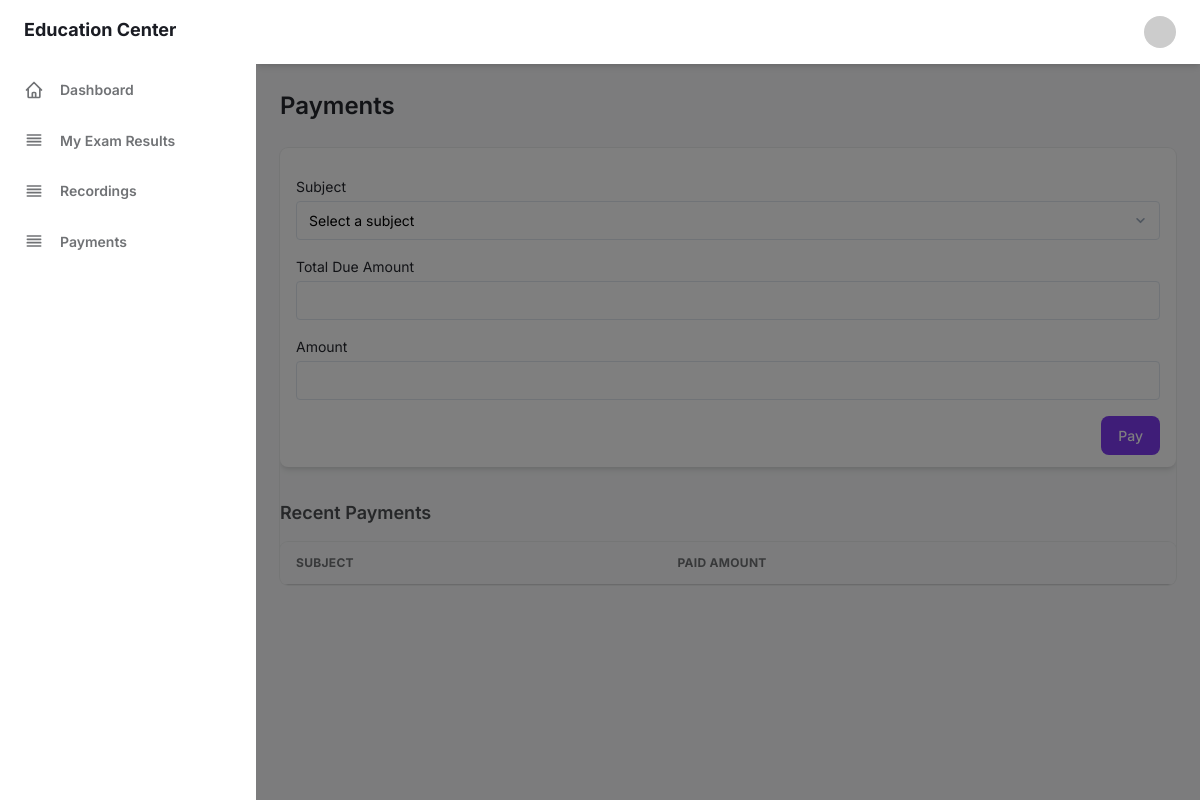
/do_payment.php (signed in), run on an earlier commit of the app's database.
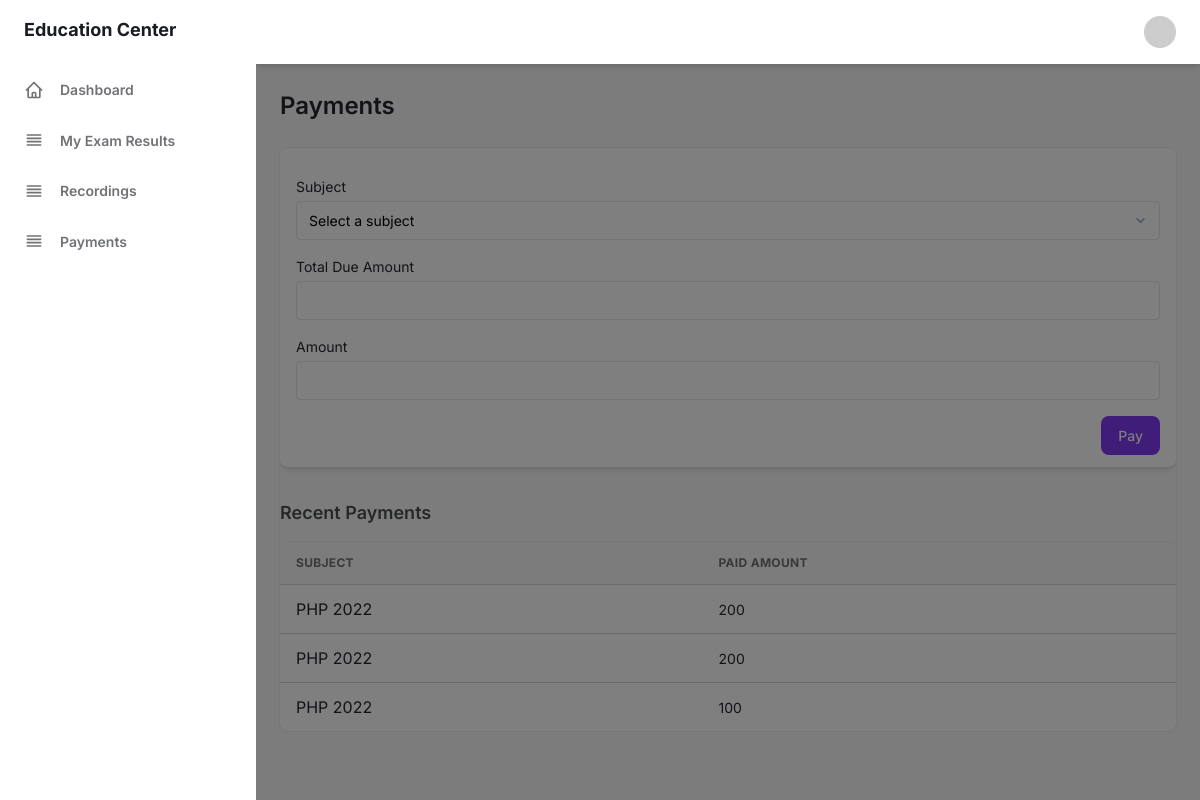
And on a later commit of the database.
### tables this page shows
CREATE TABLE `payroll` (
  `idPayroll` int(11) NOT NULL AUTO_INCREMENT,
  `amount` double DEFAULT NULL,
  `idStudent` int(11) DEFAULT NULL,
  `idSubject` int(11) DEFAULT NULL,
  PRIMARY KEY (`idPayroll`),
  KEY `fk_payroll_id_student_1` (`idStudent`),
  KEY `fk_payroll_id_subject_1` (`idSubject`),
  CONSTRAINT `fk_payroll_id_student_1` FOREIGN KEY (`idStudent`) REFERENCES `student` (`idstudent`),
  CONSTRAINT `fk_payroll_id_subject_1` FOREIGN KEY (`idSubject`) REFERENCES `subject` (`idsubject`)
);

CREATE TABLE `subject` (
  `idsubject` int(11) NOT NULL AUTO_INCREMENT,
  `subjectname` varchar(60) DEFAULT NULL,
  `status` varchar(20) DEFAULT NULL,
  PRIMARY KEY (`idsubject`)
);

### do_payment.php (the view, shortened to what the changed rows need)
<!DOCTYPE html>
<?php
include './configs/PDBC.php';
$user = $_SESSION["LoggedUser"];
$query0 = "SELECT * FROM student WHERE iduser='" . $user["iduser"] . "'";
$result0 = mysqli_query($con, $query0) or die();
$row0 = mysqli_fetch_array($result0)
?>
<html :class="{ 'theme-dark': dark }" x-data="data()" lang="en">
    <head>
        <link rel="stylesheet" href="assets/css/tailwind.output.css" />
        <link href="assets/css/switch.css" rel="stylesheet" type="text/css"/>
        <link rel="stylesheet" href="https://cdnjs.cloudflare.com/ajax/libs/Dropify/0.2.2/css/dropify.min.css"/>
    </head>
    <body>
        <div class="flex h-screen bg-gray-50 dark:bg-gray-900" :class="{ 'overflow-hidden': isSideMenuOpen }">
             <div class="flex flex-col flex-1 w-full">
                <main class="h-full overflow-y-auto">
                    <div class="container px-6 mx-auto grid">
                        <h2 class="my-6 text-2xl font-semibold text-gray-700 dark:text-gray-200"> Payments </h2>
                        <div class="w-full overflow-hidden rounded-lg shadow-xs gap-6">
                            <div class="w-full overflow-hidden rounded-lg shadow-xs">
                                <div class="w-full overflow-x-auto">
                                    <table class="w-full whitespace-no-wrap">
                                        <thead>
                                            <tr class="text-xs font-semibold tracking-wide text-left text-gray-500 uppercase border-b dark:border-gray-700 bg-gray-50 dark:text-gray-400 dark:bg-gray-800">
                                                <th class="px-4 py-3">Subject</th>
                                                <th class="px-4 py-3">Paid Amount</th>
                                            </tr>
                                        </thead>
                                        <tbody class="bg-white divide-y dark:divide-gray-700 dark:bg-gray-800">
                                            <?php
                                            $query1 = "SELECT * FROM payroll INNER JOIN `lms`.`subject` ON (`payroll`.`idSubject` = `subject`.`idsubject`) WHERE idStudent='" . $row0["idstudent"] . "'";
                                            $result1 = mysqli_query($con, $query1) or die();
                                            while ($row = mysqli_fetch_array($result1)) {
                                                ?>
                                                <tr class="text-gray-700 dark:text-gray-400">
                                                    <td class="px-4 py-3">
                                                        <?php echo $row['subjectname']; ?>
                                                    </td>
                                                    <td class="px-4 py-3 text-sm">
                                                        <?php echo $row['amount']; ?>
                                                    </td>
                                                </tr>
                                                <?php
                                            }
                                            ?>
                                        </tbody>
                                    </table>
                                </div>
                            </div>
                        </div>
                    </div>
                </main>
            </div>
        </div>
    </body>
</html>

What changed in the data, as far as the page shows it:
added payroll: idSubject.subjectname "PHP 2022", amount "200"
added payroll: idSubject.subjectname "PHP 2022", amount "200"
added payroll: idSubject.subjectname "PHP 2022", amount "100"
